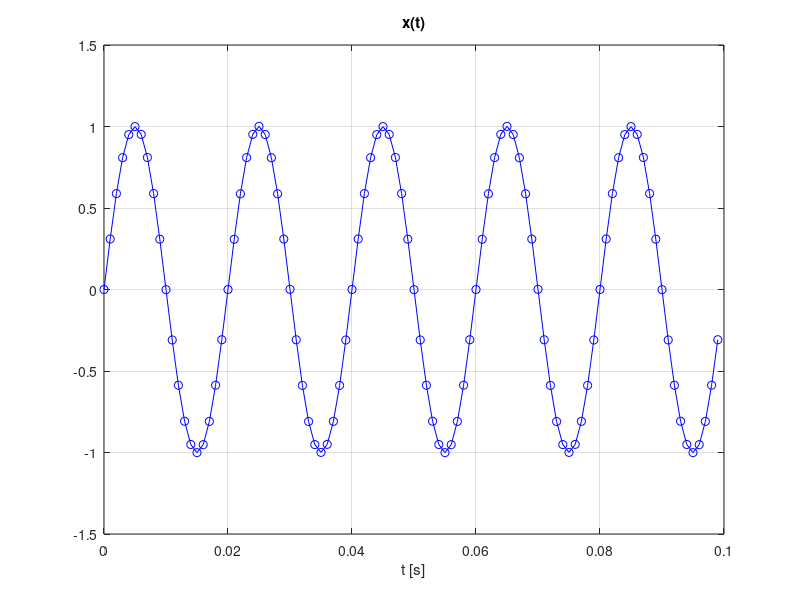
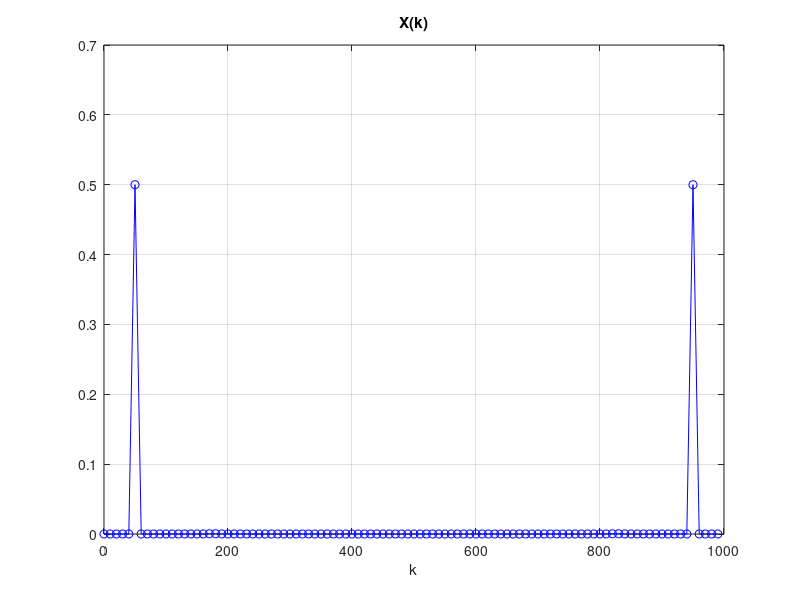
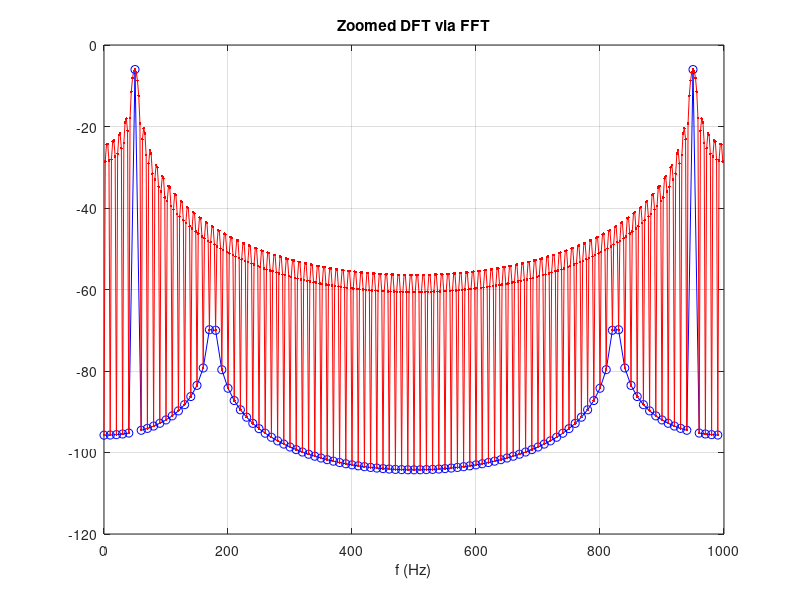

These charts were generated, in order, by the following MATLAB code:
clear all; close all; 
fs = 1000; 
N = 100; % number of signal samples, 100 or 1000
dt=1/fs; t=dt*(0:N-1); 


% Signal


f0=50; x=sin(2*pi*50*t)+0.001*sin(2*pi*175*t); %first signal
%x = ones(1,N); %signal of ones


figure; plot(t,x,'bo-'); xlabel('t [s]'); title('x(t)'); grid;

% FFT spectrum

X = fft(x); % FFT
f = fs/N *(0:N-1); % frequency axis
figure; plot(f,1/N*abs(X),'bo-'); xlabel('k'); title('X(k)'); grid;

% FFT interpolation with signal windowing
K = 5; % interpolation order, later on changing between 1-10
w1 = rectwin(N);
w2 = chebwin(N,100);
w3 = hanning(N);
w = w1; % window choice
x = x.*w'; % signal windowing
X = fft(x,N); % without appended zeros
Xz = fft(x,K*N); % with zeros; Xz = fft([x,zeros(1,(K-1)*N)])/sum(w);
fz = fs/(K*N)*(0:K*N-1); % frequency axis
figure %
plot(f,20*log10(abs(X)/sum(w)),'bo-',fz,20*log10(abs(Xz)/sum(w)),'r.-','MarkerFaceColor','b');
xlabel('f (Hz)'); title('Zoomed DFT via FFT'); grid;